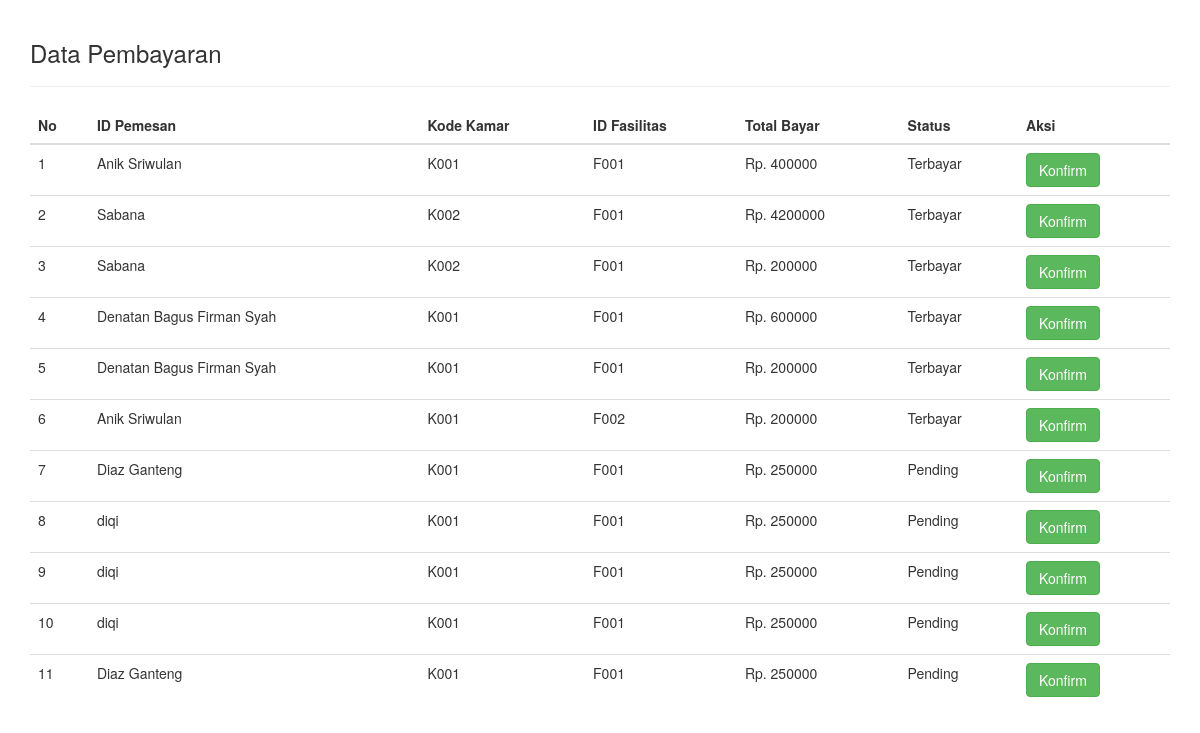
/admin/showPembayaran.php, run on the app's committed database.
### tables this page shows
CREATE TABLE `tb_pembayaran` (
  `id_pembayaran` int(25) NOT NULL,
  `id_reservasi` varchar(25) NOT NULL,
  `nama_tamu` varchar(25) NOT NULL,
  `kode_kamar` varchar(25) NOT NULL,
  `id_fasilitas` varchar(25) NOT NULL,
  `total_bayar` int(25) NOT NULL,
  `status` varchar(25) NOT NULL DEFAULT 'Pending'
);

### admin/showPembayaran.php (the view, shortened to what this page needs)
<!DOCTYPE html>
<html lang="en">
<head>
<link rel="stylesheet" type="text/css" href="//cdn.datatables.net/1.10.11/css/jquery.dataTables.min.css">
<link rel="stylesheet" href="https://maxcdn.bootstrapcdn.com/bootstrap/3.3.7/css/bootstrap.min.css">
</head>
<body>
<?php
    include 'helper/connection.php';
?>
<div class="container" style="padding-top: 20px; padding-bottom: 20px;">
    <h3>Data Pembayaran</h3>
<hr>
<table class="table table-stripped table-hover datatab" align="center">
    <thead>
        <tr>
            <th>No</th>
            <th>ID Pemesan</th>
            <th>Kode Kamar</th>
            <th>ID Fasilitas</th>
            <th>Total Bayar</th>
            <th> Status</th>
            <th>Aksi</th>
        </tr>
    </thead>
    <tbody>
    <?php
        $nomor=1;
        $sql = "SELECT * FROM tb_pembayaran";
        $query = mysqli_query($con, $sql);
        while($data = mysqli_fetch_assoc($query)){
        ?>
        <tr>
            <td><?php echo $nomor; ?></td>
            <td><?php echo $data['nama_tamu']; ?></td>
            <td><?php echo $data['kode_kamar']; ?></td>
            <td><?php echo $data['id_fasilitas']; ?></td>
            <td>Rp. <?php echo $data['total_bayar']; ?></td>
            <td><?php echo $data['status']; ?></td>
            <td>
                <a href="proses/prosesPembayaran.php?id=<?php echo $data['id_reservasi'] ?>" class="btn btn-success">Konfirm</a>
            </td>
        </tr>
        <?php $nomor++; ?>
        <?php } ?>
    </tbody>
</table>

### data on the page
tb_pembayaran: nama_tamu "Anik Sriwulan", kode_kamar "K001", id_fasilitas "F001", total_bayar "400000", status "Terbayar"
tb_pembayaran: nama_tamu "Sabana", kode_kamar "K002", id_fasilitas "F001", total_bayar "4200000", status "Terbayar"
tb_pembayaran: nama_tamu "Sabana", kode_kamar "K002", id_fasilitas "F001", total_bayar "200000", status "Terbayar"
tb_pembayaran: nama_tamu "Denatan Bagus Firman Syah", kode_kamar "K001", id_fasilitas "F001", total_bayar "600000", status "Terbayar"
tb_pembayaran: nama_tamu "Denatan Bagus Firman Syah", kode_kamar "K001", id_fasilitas "F001", total_bayar "200000", status "Terbayar"
tb_pembayaran: nama_tamu "Anik Sriwulan", kode_kamar "K001", id_fasilitas "F002", total_bayar "200000", status "Terbayar"
tb_pembayaran: nama_tamu "Diaz Ganteng", kode_kamar "K001", id_fasilitas "F001", total_bayar "250000", status "Pending"
tb_pembayaran: nama_tamu "diqi", kode_kamar "K001", id_fasilitas "F001", total_bayar "250000", status "Pending"
tb_pembayaran: nama_tamu "diqi", kode_kamar "K001", id_fasilitas "F001", total_bayar "250000", status "Pending"
tb_pembayaran: nama_tamu "diqi", kode_kamar "K001", id_fasilitas "F001", total_bayar "250000", status "Pending"
tb_pembayaran: nama_tamu "Diaz Ganteng", kode_kamar "K001", id_fasilitas "F001", total_bayar "250000", status "Pending"
